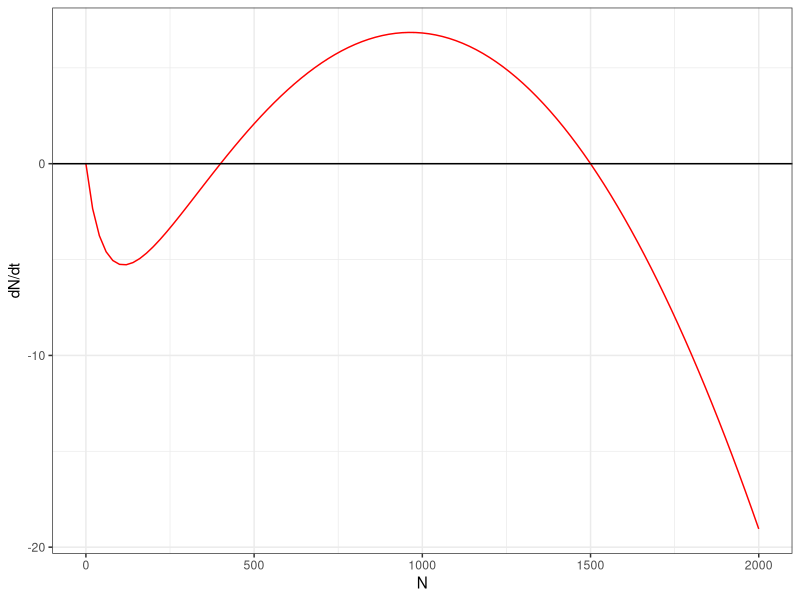
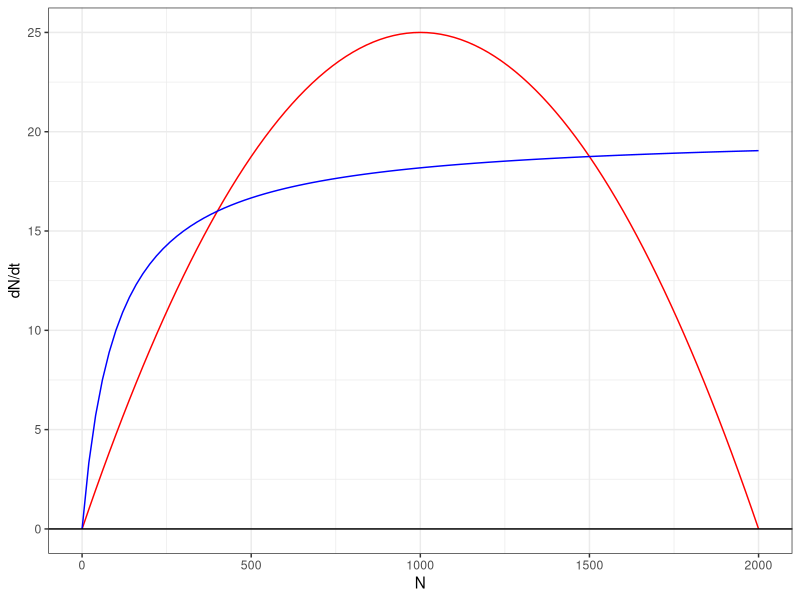
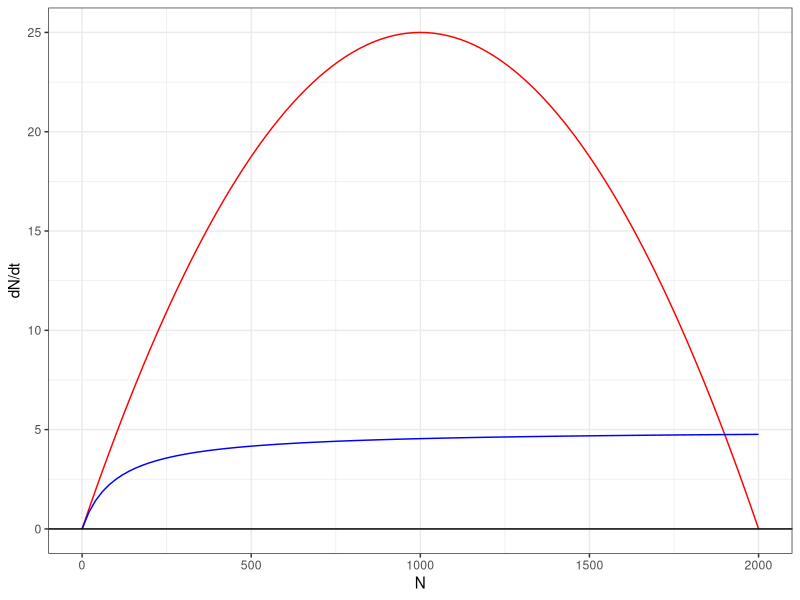
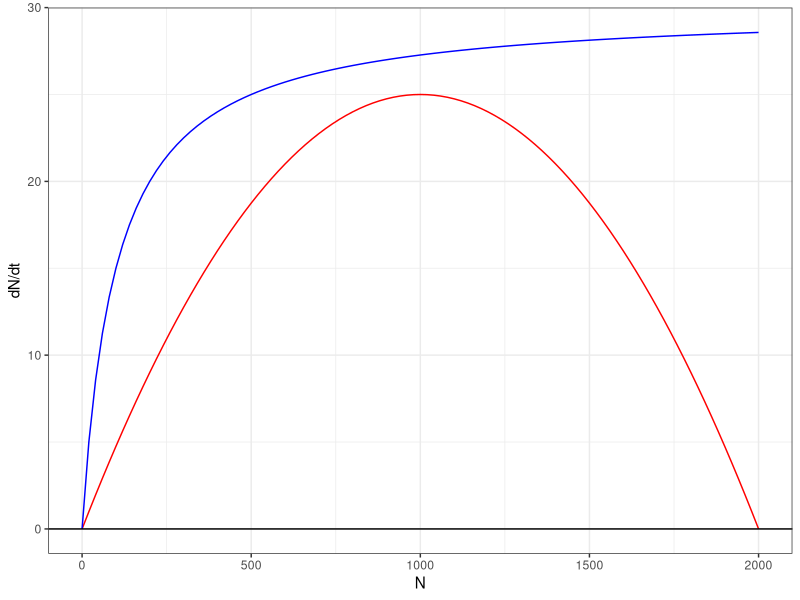
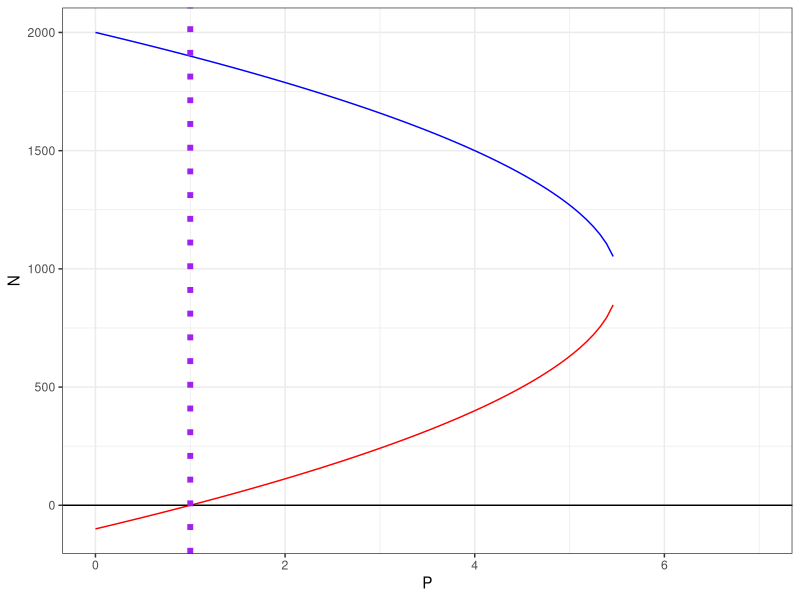

The R source for these figures, in order:
## ---- chunk 1
knitr::opts_chunk$set(echo = TRUE)

library(tidyverse)

## ---- chunk 2

#create the model
r <- 0.05
K <- 2000
P <- 4
a <- 0.05
h <- 0.2
function1 <- function(N) (r*N)*(1-(N/K))-((P*a*N)/(1+(a*h*N)))

#plot it
function1_plot <- ggplot(data.frame(N = 0:2000), aes(x = N)) +
  stat_function(fun = function1, color = "red") +
  geom_hline(yintercept = 0) +
  theme_bw()+
  ylab("dN/dt")

function1_plot


## ---- chunk 3

r <- 0.05
K <- 2000
P <- 4
a <- 0.05
h <- 0.2

function2 <- function(N) (r*N)*(1-(N/K))
function3 <- function(N) ((P*a*N)/(1+(a*h*N)))

function2_plot <- ggplot(data.frame(N = 0:2000), aes(x = N)) +
  stat_function(fun = function2, color = "red") +
  stat_function(fun = function3, color = "blue") +
  geom_hline(yintercept = 0) +
  theme_bw()+
  ylab("dN/dt")

function2_plot



## ---- chunk 4
########## P = 1
r <- 0.05
K <- 2000
P <- 1
a <- 0.05
h <- 0.2

function4 <- function(N) (r*N)*(1-(N/K))
function5 <- function(N) ((P*a*N)/(1+(a*h*N)))

function3_plot <- ggplot(data.frame(N = 0:2000), aes(x = N)) +
  stat_function(fun = function4, color = "red") +
  stat_function(fun = function5, color = "blue") +
  geom_hline(yintercept = 0) +
  theme_bw()+
  ylab("dN/dt")

function3_plot




## ---- chunk 5
############ P = 6

r <- 0.05
K <- 2000
P <- 6
a <- 0.05
h <- 0.2

function6 <- function(N) (r*N)*(1-(N/K))
function7 <- function(N) ((P*a*N)/(1+(a*h*N)))

function4_plot <- ggplot(data.frame(N = 0:2000), aes(x = N)) +
  stat_function(fun = function6, color = "red") +
  stat_function(fun = function7, color = "blue") +
  geom_hline(yintercept = 0) +
  theme_bw()+
  ylab("dN/dt")

function4_plot



## ---- chunk 6

r <- 0.05
K <- 2000
a <- 0.05
h <- 0.2
d <- 1/(a*h)

function8 <- function(P) (1/2) * ((K - d) - sqrt((K-d)^2 + ((4*K*d)/(r)) * (r - a * P)))

function9 <- function(P) (1/2) * ((K - d) + sqrt((K-d)^2 + ((4*K*d)/(r)) * (r - a * P))) 

function_8_9_plot <-ggplot(data.frame(P = 0:7) , aes(x = P)) +
stat_function(fun = function8, color = "red") + 
  stat_function(fun = function9, color = "blue") +
  geom_hline(yintercept = 0) +
  geom_vline(xintercept = 1, linetype = "dotted", color = "purple", size = 2) +
  theme_bw() +
  ylab("N")

function_8_9_plot


